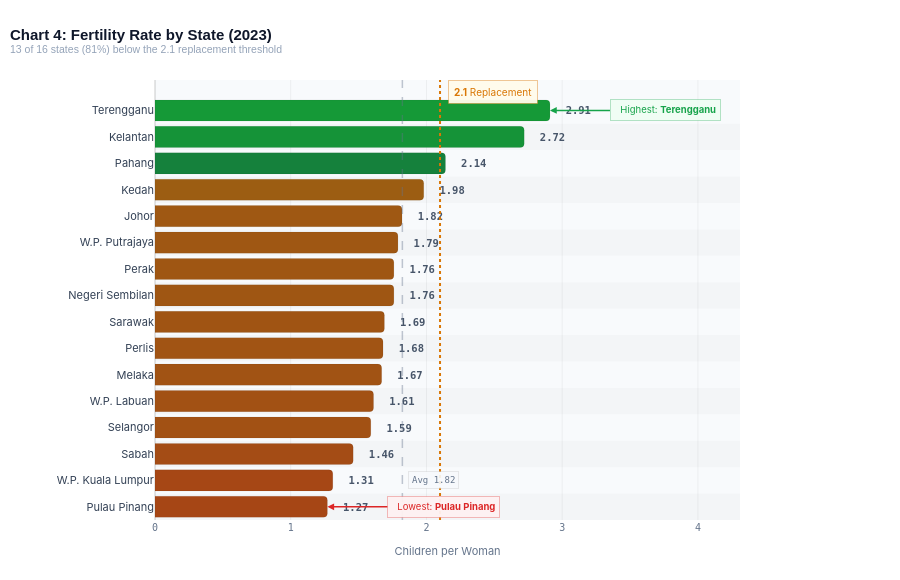

Notebook source saved alongside this figure:
### Code cell
# ============================================================
# CELL 5 — CHART 4: Fertility Rate by State (Latest Year)
# White Theme
# ============================================================

tfr_state = fertility_state[fertility_state['age_group'] == 'tfr'].copy()

for col in ['sex', 'ethnicity']:
    if col in tfr_state.columns:
        vals = tfr_state[col].unique()
        if 'both' in vals:
            tfr_state = tfr_state[tfr_state[col] == 'both']
        elif 'overall' in vals:
            tfr_state = tfr_state[tfr_state[col] == 'overall']

latest_yr  = int(tfr_state['year'].max())
tfr_latest = tfr_state[tfr_state['year'] == latest_yr].copy()

tfr_latest = (
    tfr_latest
    .groupby('state', as_index=False)['fertility_rate']
    .mean()
    .sort_values('fertility_rate', ascending=True)
)

total_states = len(tfr_latest)
print(f'TFR by state  |  year: {latest_yr}  |  {total_states} states')

below_df  = tfr_latest[tfr_latest['fertility_rate'] < 2.1].sort_values('fertility_rate')
above_df  = tfr_latest[tfr_latest['fertility_rate'] >= 2.1].sort_values('fertility_rate', ascending=False)
below     = below_df['state'].tolist()
above     = above_df['state'].tolist()
pct_below = (len(below) / total_states) * 100
nat_avg   = tfr_latest['fertility_rate'].mean()
lowest    = below_df.iloc[0]
highest   = above_df.iloc[0] if len(above_df) > 0 else tfr_latest.iloc[-1]

def tfr_color(v):
    if v >= 2.1:
        t = min((v - 2.1) / 1.5, 1.0)
        r = int(21  + t * 0)
        g = int(128 + t * 47)
        b = int(61  - t * 10)
        return f'rgb({r},{g},{b})'
    else:
        t = v / 2.1
        r = int(185 - t * 30)
        g = int(28  + t * 70)
        b = int(28  - t * 10)
        return f'rgb({r},{g},{b})'

bar_colors  = [tfr_color(v) for v in tfr_latest['fertility_rate']]
status_text = ['🔴 Below replacement' if v < 2.1 else '🟢 Above replacement'
               for v in tfr_latest['fertility_rate']]
hover_text  = [
    f"<b>{s}</b><br>TFR: <b>{v:.2f}</b> children/woman<br>{st}<extra></extra>"
    for s, v, st in zip(tfr_latest['state'], tfr_latest['fertility_rate'], status_text)
]
bar_labels = [f"  <b>{v:.2f}</b>" for v in tfr_latest['fertility_rate']]

fig = go.Figure()

fig.add_trace(go.Bar(
    x=tfr_latest['fertility_rate'],
    y=tfr_latest['state'],
    orientation='h',
    marker=dict(
        color=bar_colors,
        line=dict(color='rgba(0,0,0,0.08)', width=0.8),  # ← dark border on white
        cornerradius=4,
    ),
    text=bar_labels,
    textposition='outside',
    textfont=dict(size=10.5, color='#475569', family='DM Mono, monospace'),  # ← slate text
    hovertemplate=hover_text,
    hoverlabel=dict(
        bgcolor='#1e293b',
        bordercolor='rgba(255,255,255,0.15)',
        font=dict(color='#f1f5f9', size=12, family='Inter, sans-serif')
    ),
))

fig.add_vline(x=2.1, line_dash='dot', line_color='#d97706', line_width=2)

# ── Replacement annotation ────────────────────────────────────
fig.add_annotation(
    x=2.1, y=total_states - 0.3,
    text='<b>2.1</b> Replacement',
    showarrow=False,
    font=dict(size=10, color='#d97706', family='Inter, sans-serif'),
    bgcolor='rgba(255,251,235,0.95)',          # ← warm cream bg
    bordercolor='rgba(217,119,6,0.4)',
    borderwidth=1, borderpad=5,
    xanchor='left', xshift=8,
)

# ── Lowest state callout ──────────────────────────────────────
fig.add_annotation(
    x=lowest['fertility_rate'], y=lowest['state'],
    text=f"  Lowest: <b>{lowest['state']}</b>",
    showarrow=True,
    arrowhead=2, arrowcolor='#dc2626', arrowwidth=1.5, arrowsize=0.9,
    ax=60, ay=0,
    font=dict(size=9.5, color='#dc2626', family='Inter, sans-serif'),
    bgcolor='rgba(254,242,242,0.95)',          # ← light red bg
    bordercolor='rgba(220,38,38,0.3)',
    borderwidth=1, borderpad=4, xanchor='left',
)

# ── Highest state callout ─────────────────────────────────────
fig.add_annotation(
    x=highest['fertility_rate'], y=highest['state'],
    text=f"  Highest: <b>{highest['state']}</b>",
    showarrow=True,
    arrowhead=2, arrowcolor='#16a34a', arrowwidth=1.5, arrowsize=0.9,
    ax=60, ay=0,
    font=dict(size=9.5, color='#16a34a', family='Inter, sans-serif'),
    bgcolor='rgba(240,253,244,0.95)',          # ← light green bg
    bordercolor='rgba(22,163,74,0.3)',
    borderwidth=1, borderpad=4, xanchor='left',
)

# ── National average line ─────────────────────────────────────
fig.add_vline(x=nat_avg, line_dash='dash',
              line_color='rgba(100,116,139,0.4)', line_width=1.5)
fig.add_annotation(
    x=nat_avg, y=1,
    text=f'Avg {nat_avg:.2f}',
    showarrow=False,
    font=dict(size=9, color='#64748b', family='DM Mono, monospace'),
    xanchor='left', xshift=6,
    bgcolor='rgba(248,250,252,0.9)',           # ← off-white bg
    bordercolor='rgba(0,0,0,0.08)',
    borderwidth=1, borderpad=3,
)

fig.update_layout(
    title=dict(
        text=(
            f'<b>Chart 4: Fertility Rate by State ({latest_yr})</b>'
            f'<br><sup style="color:#94a3b8">'
            f'{len(below)} of {total_states} states ({pct_below:.0f}%) below the 2.1 replacement threshold'
            f'</sup>'
        ),
        font=dict(size=15, color='#0f172a', family='Syne, sans-serif'),  # ← dark title
        x=0.0, xanchor='left', pad=dict(l=10, t=10),
    ),
    paper_bgcolor='#ffffff',                   # ← pure white
    plot_bgcolor='#f8fafc',                    # ← very light grey plot area
    height=580,
    margin=dict(l=155, r=160, t=80, b=60),
    xaxis=dict(
        title=dict(
            text='Children per Woman',
            font=dict(size=11, color='#64748b', family='Inter, sans-serif')
        ),
        range=[0, tfr_latest['fertility_rate'].max() + 1.4],
        gridcolor='rgba(0,0,0,0.05)',          # ← faint dark gridlines
        zerolinecolor='rgba(0,0,0,0.1)',
        tickfont=dict(size=10, color='#64748b', family='DM Mono, monospace'),
        tickcolor='rgba(0,0,0,0)',
    ),
    yaxis=dict(
        tickfont=dict(size=11, color='#334155', family='Inter, sans-serif'),  # ← readable dark
        tickcolor='rgba(0,0,0,0)',
        gridcolor='rgba(0,0,0,0)',
    ),
    hoverdistance=20,
    hovermode='closest',
)

# ── Zebra stripes (light on white) ───────────────────────────
for i, state in enumerate(tfr_latest['state']):
    if i % 2 == 0:
        fig.add_hrect(
            y0=i - 0.5, y1=i + 0.5,
            fillcolor='rgba(0,0,0,0.018)',     # ← subtle grey stripe
            line_width=0, layer='below'
        )

fig.write_html(
    '../outputs/chart04_fertility_by_state.html',
    config={
        'displayModeBar': True,
        'modeBarButtonsToRemove': ['select2d', 'lasso2d'],
        'toImageButtonOptions': {'format': 'png', 'scale': 2}
    }
)
fig.show()

pct_above = (len(above) / total_states) * 100
print(f'\n✅  Saved: outputs/chart04_fertility_by_state.html')
print(f'\nINSIGHT ({latest_yr}):')
print(f'  {len(below)} of {total_states} states ({pct_below:.0f}%) BELOW replacement level (2.1)')
print(f'  {len(above)} of {total_states} states ({pct_above:.0f}%) AT or ABOVE replacement level')
print(f'  National average TFR      : {nat_avg:.2f} children per woman')
print(f'  Lowest  TFR state         : {lowest["state"]} ({lowest["fertility_rate"]:.2f})')
print(f'  Highest TFR state         : {highest["state"]} ({highest["fertility_rate"]:.2f})')
print(f'  Gap lowest → highest      : {highest["fertility_rate"] - lowest["fertility_rate"]:.2f}')

### Figure 1 — Plotly figure (JSON) as saved in the notebook; plotly's stock layout.template omitted (floating-point values rounded to 4 significant figures)
{"data": [{"hoverlabel": {"bgcolor": "#1e293b", "bordercolor": "rgba(255,255,255,0.15)", "font": {"color": "#f1f5f9", "family": "Inter, sans-serif", "size": 12}}, "hovertemplate": ["<b>Pulau Pinang</b><br>TFR: <b>1.27</b> children/woman<br>🔴 Below replacement<extra></extra>", "<b>W.P. Kuala Lumpur</b><br>TFR: <b>1.31</b> children/woman<br>🔴 Below replacement<extra></extra>", "<b>Sabah</b><br>TFR: <b>1.46</b> children/woman<br>🔴 Below replacement<extra></extra>", "<b>Selangor</b><br>TFR: <b>1.59</b> children/woman<br>🔴 Below replacement<extra></extra>", "<b>W.P. Labuan</b><br>TFR: <b>1.61</b> children/woman<br>🔴 Below replacement<extra></extra>", "<b>Melaka</b><br>TFR: <b>1.67</b> children/woman<br>🔴 Below replacement<extra></extra>", "<b>Perlis</b><br>TFR: <b>1.68</b> children/woman<br>🔴 Below replacement<extra></extra>", "<b>Sarawak</b><br>TFR: <b>1.69</b> children/woman<br>🔴 Below replacement<extra></extra>", "<b>Negeri Sembilan</b><br>TFR: <b>1.76</b> children/woman<br>🔴 Below replacement<extra></extra>", "<b>Perak</b><br>TFR: <b>1.76</b> children/woman<br>🔴 Below replacement<extra></extra>", "<b>W.P. Putrajaya</b><br>TFR: <b>1.79</b> children/woman<br>🔴 Below replacement<extra></extra>", "<b>Johor</b><br>TFR: <b>1.82</b> children/woman<br>🔴 Below replacement<extra></extra>", "<b>Kedah</b><br>TFR: <b>1.98</b> children/woman<br>🔴 Below replacement<extra></extra>", "<b>Pahang</b><br>TFR: <b>2.14</b> children/woman<br>🟢 Above replacement<extra></extra>", "<b>Kelantan</b><br>TFR: <b>2.72</b> children/woman<br>🟢 Above replacement<extra></extra>", "<b>Terengganu</b><br>TFR: <b>2.91</b> children/woman<br>🟢 Above replacement<extra></extra>"], "marker": {"color": ["rgb(166,70,21)", "rgb(166,71,21)", "rgb(164,76,21)", "rgb(162,81,20)", "rgb(162,81,20)", "rgb(161,83,20)", "rgb(161,84,20)", "rgb(160,84,19)", "rgb(159,86,19)", "rgb(159,86,19)", "rgb(159,87,19)", "rgb(159,88,19)", "rgb(156,93,18)", "rgb(21,129,60)", "rgb(21,147,56)", "rgb(21,153,55)"], "cornerradius": 4, "line": {"color": "rgba(0,0,0,0.08)", "width": 0.8}}, "orientation": "h", "text": ["  <b>1.27</b>", "  <b>1.31</b>", "  <b>1.46</b>", "  <b>1.59</b>", "  <b>1.61</b>", "  <b>1.67</b>", "  <b>1.68</b>", "  <b>1.69</b>", "  <b>1.76</b>", "  <b>1.76</b>", "  <b>1.79</b>", "  <b>1.82</b>", "  <b>1.98</b>", "  <b>2.14</b>", "  <b>2.72</b>", "  <b>2.91</b>"], "textfont": {"color": "#475569", "family": "DM Mono, monospace", "size": 10.5}, "textposition": "outside", "type": "bar", "x": [1.27, 1.31, 1.46, 1.59, 1.61, 1.67, 1.68, 1.69, 1.76, 1.76, 1.79, 1.82, 1.98, 2.14, 2.72, 2.91], "y": ["Pulau Pinang", "W.P. Kuala Lumpur", "Sabah", "Selangor", "W.P. Labuan", "Melaka", "Perlis", "Sarawak", "Negeri Sembilan", "Perak", "W.P. Putrajaya", "Johor", "Kedah", "Pahang", "Kelantan", "Terengganu"]}], "layout": {"annotations": [{"bgcolor": "rgba(255,251,235,0.95)", "bordercolor": "rgba(217,119,6,0.4)", "borderpad": 5, "borderwidth": 1, "font": {"color": "#d97706", "family": "Inter, sans-serif", "size": 10}, "showarrow": false, "text": "<b>2.1</b> Replacement", "x": 2.1, "xanchor": "left", "xshift": 8, "y": 15.7}, {"arrowcolor": "#dc2626", "arrowhead": 2, "arrowsize": 0.9, "arrowwidth": 1.5, "ax": 60, "ay": 0, "bgcolor": "rgba(254,242,242,0.95)", "bordercolor": "rgba(220,38,38,0.3)", "borderpad": 4, "borderwidth": 1, "font": {"color": "#dc2626", "family": "Inter, sans-serif", "size": 9.5}, "showarrow": true, "text": "  Lowest: <b>Pulau Pinang</b>", "x": 1.27, "xanchor": "left", "y": "Pulau Pinang"}, {"arrowcolor": "#16a34a", "arrowhead": 2, "arrowsize": 0.9, "arrowwidth": 1.5, "ax": 60, "ay": 0, "bgcolor": "rgba(240,253,244,0.95)", "bordercolor": "rgba(22,163,74,0.3)", "borderpad": 4, "borderwidth": 1, "font": {"color": "#16a34a", "family": "Inter, sans-serif", "size": 9.5}, "showarrow": true, "text": "  Highest: <b>Terengganu</b>", "x": 2.91, "xanchor": "left", "y": "Terengganu"}, {"bgcolor": "rgba(248,250,252,0.9)", "bordercolor": "rgba(0,0,0,0.08)", "borderpad": 3, "borderwidth": 1, "font": {"color": "#64748b", "family": "DM Mono, monospace", "size": 9}, "showarrow": false, "text": "Avg 1.82", "x": 1.823, "xanchor": "left", "xshift": 6, "y": 1}], "height": 580, "hoverdistance": 20, "hovermode": "closest", "margin": {"b": 60, "l": 155, "r": 160, "t": 80}, "paper_bgcolor": "#ffffff", "plot_bgcolor": "#f8fafc", "shapes": [{"line": {"color": "#d97706", "dash": "dot", "width": 2}, "type": "line", "x0": 2.1, "x1": 2.1, "xref": "x", "y0": 0, "y1": 1, "yref": "y domain"}, {"line": {"color": "rgba(100,116,139,0.4)", "dash": "dash", "width": 1.5}, "type": "line", "x0": 1.823, "x1": 1.823, "xref": "x", "y0": 0, "y1": 1, "yref": "y domain"}, {"fillcolor": "rgba(0,0,0,0.018)", "layer": "below", "line": {"width": 0}, "type": "rect", "x0": 0, "x1": 1, "xref": "x domain", "y0": -0.5, "y1": 0.5, "yref": "y"}, {"fillcolor": "rgba(0,0,0,0.018)", "layer": "below", "line": {"width": 0}, "type": "rect", "x0": 0, "x1": 1, "xref": "x domain", "y0": 1.5, "y1": 2.5, "yref": "y"}, {"fillcolor": "rgba(0,0,0,0.018)", "layer": "below", "line": {"width": 0}, "type": "rect", "x0": 0, "x1": 1, "xref": "x domain", "y0": 3.5, "y1": 4.5, "yref": "y"}, {"fillcolor": "rgba(0,0,0,0.018)", "layer": "below", "line": {"width": 0}, "type": "rect", "x0": 0, "x1": 1, "xref": "x domain", "y0": 5.5, "y1": 6.5, "yref": "y"}, {"fillcolor": "rgba(0,0,0,0.018)", "layer": "below", "line": {"width": 0}, "type": "rect", "x0": 0, "x1": 1, "xref": "x domain", "y0": 7.5, "y1": 8.5, "yref": "y"}, {"fillcolor": "rgba(0,0,0,0.018)", "layer": "below", "line": {"width": 0}, "type": "rect", "x0": 0, "x1": 1, "xref": "x domain", "y0": 9.5, "y1": 10.5, "yref": "y"}, {"fillcolor": "rgba(0,0,0,0.018)", "layer": "below", "line": {"width": 0}, "type": "rect", "x0": 0, "x1": 1, "xref": "x domain", "y0": 11.5, "y1": 12.5, "yref": "y"}, {"fillcolor": "rgba(0,0,0,0.018)", "layer": "below", "line": {"width": 0}, "type": "rect", "x0": 0, "x1": 1, "xref": "x domain", "y0": 13.5, "y1": 14.5, "yref": "y"}], "title": {"font": {"color": "#0f172a", "family": "Syne, sans-serif", "size": 15}, "pad": {"l": 10, "t": 10}, "text": "<b>Chart 4: Fertility Rate by State (2023)</b><br><sup style=\"color:#94a3b8\">13 of 16 states (81%) below the 2.1 replacement threshold</sup>", "x": 0, "xanchor": "left"}, "xaxis": {"gridcolor": "rgba(0,0,0,0.05)", "range": [0, 4.31], "tickcolor": "rgba(0,0,0,0)", "tickfont": {"color": "#64748b", "family": "DM Mono, monospace", "size": 10}, "title": {"font": {"color": "#64748b", "family": "Inter, sans-serif", "size": 11}, "text": "Children per Woman"}, "zerolinecolor": "rgba(0,0,0,0.1)"}, "yaxis": {"gridcolor": "rgba(0,0,0,0)", "tickcolor": "rgba(0,0,0,0)", "tickfont": {"color": "#334155", "family": "Inter, sans-serif", "size": 11}}}}
